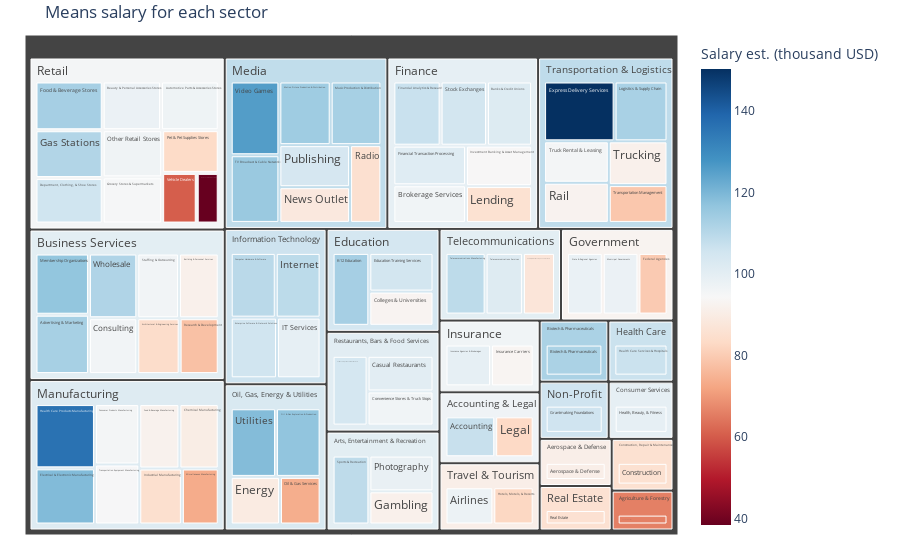

Notebook code for this chart:
### Code cell
fig = px.treemap(salary_by_industry, path=['Sector', 'Industry'], values='Salary est. (thousand USD)', title='Means salary for each sector',
                  color='Salary est. (thousand USD)', color_continuous_scale='RdBu')
fig.update_layout(margin = dict(t=35, l=25, r=25, b=25))
fig.show()

### Figure 1 — Plotly figure (JSON) as saved in the notebook; plotly's stock layout.template omitted (floating-point values rounded to 4 significant figures)
{"data": [{"branchvalues": "total", "customdata": [[107.2], [113.0], [90.87], [97.75], [84.17], [97], [102.1], [98], [112.3], [96.4], [91.5], [87.33], [100.6], [90.25], [92.96], [109.7], [85.64], [96.23], [95.42], [96.5], [105.7], [105], [118.9], [89.53], [105.5], [150.2], [104.5], [79.78], [106.9], [101.3], [92.11], [113.2], [66], [91.5], [111], [105.8], [94.94], [136.2], [106.5], [99.27], [38.5], [82.5], [99.33], [85.05], [99.28], [93.12], [109.2], [94.08], [113.2], [83], [85.86], [112.7], [116.5], [73.5], [114.4], [98], [113], [88.5], [116.8], [73.82], [96.83], [83.5], [98.5], [104.1], [85.29], [92.5], [85.78], [77.76], [109], [96.12], [98.25], [105], [115.4], [109.2], [101.6], [94.73], [79.06], [95.5], [91.5], [118.7], [60.5], [125.7], [111.4], [96.61], [90.87], [66], [100.2], [112.3], [100.1], [85.64], [99.27], [104.4], [99.26], [92.82], [106.5], [106.1], [96.3], [101.8], [108.4], [105.8], [103.3], [85.78], [100.6], [95.46], [100.2], [108.7], [90.77]], "domain": {"x": [0, 1], "y": [0, 1]}, "hovertemplate": "labels=%{label}<br>Salary est. (thousand USD)_sum=%{value}<br>parent=%{parent}<br>id=%{id}<br>Salary est. (thousand USD)=%{color}<extra></extra>", "ids": ["Accounting & Legal/Accounting", "Business Services/Advertising & Marketing", "Aerospace & Defense/Aerospace & Defense", "Travel & Tourism/Airlines", "Business Services/Architectural & Engineering Services", "Retail/Automotive Parts & Accessories Stores", "Finance/Banks & Credit Unions", "Retail/Beauty & Personal Accessories Stores", "Biotech & Pharmaceuticals/Biotech & Pharmaceuticals", "Finance/Brokerage Services", "Business Services/Building & Personnel Services", "Telecommunications/Cable, Internet & Telephone Providers", "Restaurants, Bars & Food Services/Casual Restaurants", "Manufacturing/Chemical Manufacturing", "Education/Colleges & Universities", "Information Technology/Computer Hardware & Software", "Construction, Repair & Maintenance/Construction", "Business Services/Consulting", "Manufacturing/Consumer Products Manufacturing", "Restaurants, Bars & Food Services/Convenience Stores & Truck Stops", "Retail/Department, Clothing, & Shoe Stores", "Education/Education Training Services", "Manufacturing/Electrical & Electronic Manufacturing", "Oil, Gas, Energy & Utilities/Energy", "Information Technology/Enterprise Software & Network Solutions", "Transportation & Logistics/Express Delivery Services", "Restaurants, Bars & Food Services/Fast-Food & Quick-Service Restaurants", "Government/Federal Agencies", "Finance/Financial Analytics & Research", "Finance/Financial Transaction Processing", "Manufacturing/Food & Beverage Manufacturing", "Retail/Food & Beverage Stores", "Agriculture & Forestry/Food Production", "Arts, Entertainment & Recreation/Gambling", "Retail/Gas Stations", "Non-Profit/Grantmaking Foundations", "Retail/Grocery Stores & Supermarkets", "Manufacturing/Health Care Products Manufacturing", "Health Care/Health Care Services & Hospitals", "Consumer Services/Health, Beauty, & Fitness", "Retail/Home Furniture & Housewares Stores", "Travel & Tourism/Hotels, Motels, & Resorts", "Information Technology/IT Services", "Manufacturing/Industrial Manufacturing", "Insurance/Insurance Agencies & Brokerages", "Insurance/Insurance Carriers", "Information Technology/Internet", "Finance/Investment Banking & Asset Management", "Education/K-12 Education", "Accounting & Legal/Legal", "Finance/Lending", "Transportation & Logistics/Logistics & Supply Chain", "Business Services/Membership Organizations", "Manufacturing/Miscellaneous Manufacturing", "Media/Motion Picture Production & Distribution", "Government/Municipal Governments", "Media/Music Production & Distribution", "Media/News Outlet", "Oil, Gas, Energy & Utilities/Oil & Gas Exploration & Production", "Oil, Gas, Energy & Utilities/Oil & Gas Services", "Retail/Other Retail Stores", "Retail/Pet & Pet Supplies Stores", "Arts, Entertainment & Recreation/Photography", "Media/Publishing", "Media/Radio", "Transportation & Logistics/Rail", "Real Estate/Real Estate", "Business Services/Research & Development", "Arts, Entertainment & Recreation/Sports & Recreation", "Business Services/Staffing & Outsourcing", "Government/State & Regional Agencies", "Finance/Stock Exchanges", "Media/TV Broadcast & Cable Networks", "Telecommunications/Telecommunications Manufacturing", "Telecommunications/Telecommunications Services", "Manufacturing/Transportation Equipment Manufacturing", "Transportation & Logistics/Transportation Management", "Transportation & Logistics/Truck Rental & Leasing", "Transportation & Logistics/Trucking", "Oil, Gas, Energy & Utilities/Utilities", "Retail/Vehicle Dealers", "Media/Video Games", "Business Services/Wholesale", "Accounting & Legal", "Aerospace & Defense", "Agriculture & Forestry", "Arts, Entertainment & Recreation", "Biotech & Pharmaceuticals", "Business Services", "Construction, Repair & Maintenance", "Consumer Services", "Education", "Finance", "Government", "Health Care", "Information Technology", "Insurance", "Manufacturing", "Media", "Non-Profit", "Oil, Gas, Energy & Utilities", "Real Estate", "Restaurants, Bars & Food Services", "Retail", "Telecommunications", "Transportation & Logistics", "Travel & Tourism"], "labels": ["Accounting", "Advertising & Marketing", "Aerospace & Defense", "Airlines", "Architectural & Engineering Services", "Automotive Parts & Accessories Stores", "Banks & Credit Unions", "Beauty & Personal Accessories Stores", "Biotech & Pharmaceuticals", "Brokerage Services", "Building & Personnel Services", "Cable, Internet & Telephone Providers", "Casual Restaurants", "Chemical Manufacturing", "Colleges & Universities", "Computer Hardware & Software", "Construction", "Consulting", "Consumer Products Manufacturing", "Convenience Stores & Truck Stops", "Department, Clothing, & Shoe Stores", "Education Training Services", "Electrical & Electronic Manufacturing", "Energy", "Enterprise Software & Network Solutions", "Express Delivery Services", "Fast-Food & Quick-Service Restaurants", "Federal Agencies", "Financial Analytics & Research", "Financial Transaction Processing", "Food & Beverage Manufacturing", "Food & Beverage Stores", "Food Production", "Gambling", "Gas Stations", "Grantmaking Foundations", "Grocery Stores & Supermarkets", "Health Care Products Manufacturing", "Health Care Services & Hospitals", "Health, Beauty, & Fitness", "Home Furniture & Housewares Stores", "Hotels, Motels, & Resorts", "IT Services", "Industrial Manufacturing", "Insurance Agencies & Brokerages", "Insurance Carriers", "Internet", "Investment Banking & Asset Management", "K-12 Education", "Legal", "Lending", "Logistics & Supply Chain", "Membership Organizations", "Miscellaneous Manufacturing", "Motion Picture Production & Distribution", "Municipal Governments", "Music Production & Distribution", "News Outlet", "Oil & Gas Exploration & Production", "Oil & Gas Services", "Other Retail Stores", "Pet & Pet Supplies Stores", "Photography", "Publishing", "Radio", "Rail", "Real Estate", "Research & Development", "Sports & Recreation", "Staffing & Outsourcing", "State & Regional Agencies", "Stock Exchanges", "TV Broadcast & Cable Networks", "Telecommunications Manufacturing", "Telecommunications Services", "Transportation Equipment Manufacturing", "Transportation Management", "Truck Rental & Leasing", "Trucking", "Utilities", "Vehicle Dealers", "Video Games", "Wholesale", "Accounting & Legal", "Aerospace & Defense", "Agriculture & Forestry", "Arts, Entertainment & Recreation", "Biotech & Pharmaceuticals", "Business Services", "Construction, Repair & Maintenance", "Consumer Services", "Education", "Finance", "Government", "Health Care", "Information Technology", "Insurance", "Manufacturing", "Media", "Non-Profit", "Oil, Gas, Energy & Utilities", "Real Estate", "Restaurants, Bars & Food Services", "Retail", "Telecommunications", "Transportation & Logistics", "Travel & Tourism"], "marker": {"coloraxis": "coloraxis", "colors": [107.2, 113.0, 90.87, 97.75, 84.17, 97, 102.1, 98, 112.3, 96.4, 91.5, 87.33, 100.6, 90.25, 92.96, 109.7, 85.64, 96.23, 95.42, 96.5, 105.7, 105, 118.9, 89.53, 105.5, 150.2, 104.5, 79.78, 106.9, 101.3, 92.11, 113.2, 66, 91.5, 111, 105.8, 94.94, 136.2, 106.5, 99.27, 38.5, 82.5, 99.33, 85.05, 99.28, 93.12, 109.2, 94.08, 113.2, 83, 85.86, 112.7, 116.5, 73.5, 114.4, 98, 113, 88.5, 116.8, 73.82, 96.83, 83.5, 98.5, 104.1, 85.29, 92.5, 85.78, 77.76, 109, 96.12, 98.25, 105, 115.4, 109.2, 101.6, 94.73, 79.06, 95.5, 91.5, 118.7, 60.5, 125.7, 111.4, 96.61, 90.87, 66, 100.2, 112.3, 100.1, 85.64, 99.27, 104.4, 99.26, 92.82, 106.5, 106.1, 96.3, 101.8, 108.4, 105.8, 103.3, 85.78, 100.6, 95.46, 100.2, 108.7, 90.77]}, "name": "", "parents": ["Accounting & Legal", "Business Services", "Aerospace & Defense", "Travel & Tourism", "Business Services", "Retail", "Finance", "Retail", "Biotech & Pharmaceuticals", "Finance", "Business Services", "Telecommunications", "Restaurants, Bars & Food Services", "Manufacturing", "Education", "Information Technology", "Construction, Repair & Maintenance", "Business Services", "Manufacturing", "Restaurants, Bars & Food Services", "Retail", "Education", "Manufacturing", "Oil, Gas, Energy & Utilities", "Information Technology", "Transportation & Logistics", "Restaurants, Bars & Food Services", "Government", "Finance", "Finance", "Manufacturing", "Retail", "Agriculture & Forestry", "Arts, Entertainment & Recreation", "Retail", "Non-Profit", "Retail", "Manufacturing", "Health Care", "Consumer Services", "Retail", "Travel & Tourism", "Information Technology", "Manufacturing", "Insurance", "Insurance", "Information Technology", "Finance", "Education", "Accounting & Legal", "Finance", "Transportation & Logistics", "Business Services", "Manufacturing", "Media", "Government", "Media", "Media", "Oil, Gas, Energy & Utilities", "Oil, Gas, Energy & Utilities", "Retail", "Retail", "Arts, Entertainment & Recreation", "Media", "Media", "Transportation & Logistics", "Real Estate", "Business Services", "Arts, Entertainment & Recreation", "Business Services", "Government", "Finance", "Media", "Telecommunications", "Telecommunications", "Manufacturing", "Transportation & Logistics", "Transportation & Logistics", "Transportation & Logistics", "Oil, Gas, Energy & Utilities", "Retail", "Media", "Business Services", "", "", "", "", "", "", "", "", "", "", "", "", "", "", "", "", "", "", "", "", "", "", "", ""], "type": "treemap", "values": [107.2, 113.0, 90.87, 97.75, 84.17, 97, 102.1, 98, 112.3, 96.4, 91.5, 87.33, 100.6, 90.25, 92.96, 109.7, 85.64, 96.23, 95.42, 96.5, 105.7, 105, 118.9, 89.53, 105.5, 150.2, 104.5, 79.78, 106.9, 101.3, 92.11, 113.2, 66, 91.5, 111, 105.8, 94.94, 136.2, 106.5, 99.27, 38.5, 82.5, 99.33, 85.05, 99.28, 93.12, 109.2, 94.08, 113.2, 83, 85.86, 112.7, 116.5, 73.5, 114.4, 98, 113, 88.5, 116.8, 73.82, 96.83, 83.5, 98.5, 104.1, 85.29, 92.5, 85.78, 77.76, 109, 96.12, 98.25, 105, 115.4, 109.2, 101.6, 94.73, 79.06, 95.5, 91.5, 118.7, 60.5, 125.7, 111.4, 190.2, 90.87, 66, 299, 112.3, 786.7, 85.64, 99.27, 311.2, 691.6, 276.0, 106.5, 423.7, 192.4, 786.2, 746.4, 105.8, 398.8, 85.78, 301.6, 899.2, 298.1, 621.5, 180.2]}], "layout": {"coloraxis": {"colorbar": {"title": {"text": "Salary est. (thousand USD)"}}, "colorscale": [[0, "rgb(103,0,31)"], [0.1, "rgb(178,24,43)"], [0.2, "rgb(214,96,77)"], [0.3, "rgb(244,165,130)"], [0.4, "rgb(253,219,199)"], [0.5, "rgb(247,247,247)"], [0.6, "rgb(209,229,240)"], [0.7, "rgb(146,197,222)"], [0.8, "rgb(67,147,195)"], [0.9, "rgb(33,102,172)"], [1, "rgb(5,48,97)"]]}, "legend": {"tracegroupgap": 0}, "margin": {"b": 25, "l": 25, "r": 25, "t": 35}, "title": {"text": "Means salary for each sector"}}}
